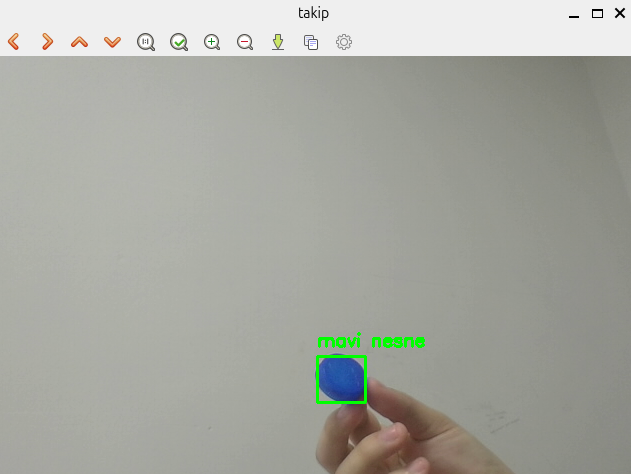
#> input picture 5_NesneTakip/nesne.jpg, 631 x 474 px, given in place of the camera
$ python nesneTakip.py
#> lines starting #> are read from the running program, lines starting #| are printed output that depends on the picture; after the words box and inside, x2 and y2 are one past the last pixel; in counts of white or black regions, pixels touching at a corner belong together
import cv2
import numpy as np

cap = cv2.VideoCapture(0)

while True:
    ret,frame = cap.read()
#> frame is the input picture: shape (474, 631, 3); mean B, G, R 161.1, 168.6, 167
    hsv= cv2.cvtColor(frame, cv2.COLOR_BGR2HSV)
#> hsv: shape (474, 631, 3); mean H, S, V 32.2, 15.5, 170.1

    alt_mavi = np.array([100,150,0])
    ust_mavi = np.array([140,255,255])

    maske = cv2.inRange(hsv,alt_mavi,ust_mavi)
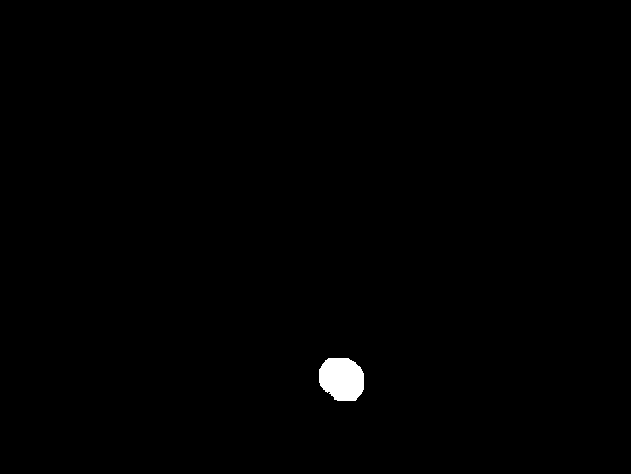
#> maske: shape (474, 631); 0.53% white; 1 white region

    konturlar, _ = cv2.findContours(maske, cv2.RETR_TREE, cv2.CHAIN_APPROX_SIMPLE)
#> konturlar = 1 contour; box (x1, y1, x2, y2) and area: (319, 358, 364, 401) 1526

    for kontur in konturlar:
        x,y,w,h = cv2.boundingRect(kontur)

        # (x,y) : sol üst köşe
        # x+w (widht-genişlik), y+h(height): sağ alt köşe

        cv2.rectangle(frame,(x,y),(x+w, y+h),(0,255,0),2)

        cv2.putText(frame,"mavi nesne",(x,y-10), cv2.FONT_HERSHEY_SIMPLEX, 0.6,(0,255,0),2)
#> this loop made 1 pass
#> (x, y, w, h) on pass 1: (319, 358, 45, 43)
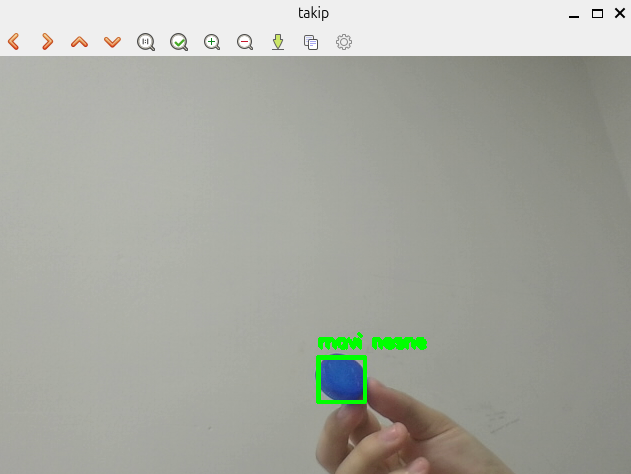
#> frame: shape (474, 631, 3); 0.21% of pixels changed, all inside (x1, y1, x2, y2) = (319, 334, 427, 401)

    cv2.imshow("takip",frame)

    if cv2.waitKey(1) & 0xFF == ord('q'):
#> (key q is pressed here)
        break

cap.release()
cv2.destroyAllWindows()
